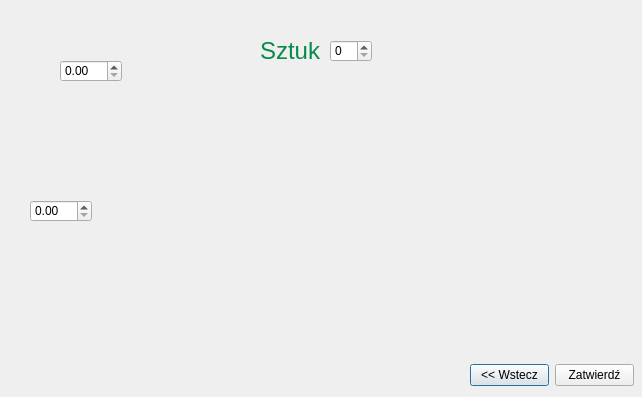
<?xml version="1.0" encoding="UTF-8"?>
<ui version="4.0">
 <class>PurlinProp</class>
 <widget class="QDialog" name="PurlinProp">
  <property name="geometry">
   <rect>
    <x>0</x>
    <y>0</y>
    <width>642</width>
    <height>397</height>
   </rect>
  </property>
  <property name="windowTitle">
   <string>Słup</string>
  </property>
  <widget class="QLabel" name="label">
   <property name="geometry">
    <rect>
     <x>-10</x>
     <y>-20</y>
     <width>655</width>
     <height>451</height>
    </rect>
   </property>
   <property name="text">
    <string/>
   </property>
   <property name="pixmap">
    <pixmap resource="../resources.qrc">:/res/PurlinPropDimensions.PNG</pixmap>
   </property>
   <property name="scaledContents">
    <bool>true</bool>
   </property>
  </widget>
  <widget class="QDoubleSpinBox" name="spinDimemsionA">
   <property name="geometry">
    <rect>
     <x>60</x>
     <y>60</y>
     <width>62</width>
     <height>22</height>
    </rect>
   </property>
  </widget>
  <widget class="QDoubleSpinBox" name="spinDimesnionB">
   <property name="geometry">
    <rect>
     <x>30</x>
     <y>200</y>
     <width>62</width>
     <height>22</height>
    </rect>
   </property>
  </widget>
  <widget class="QSpinBox" name="spinQuantity">
   <property name="geometry">
    <rect>
     <x>330</x>
     <y>40</y>
     <width>42</width>
     <height>22</height>
    </rect>
   </property>
  </widget>
  <widget class="QLabel" name="labelQuantity">
   <property name="geometry">
    <rect>
     <x>260</x>
     <y>40</y>
     <width>61</width>
     <height>21</height>
    </rect>
   </property>
   <property name="palette">
    <palette>
     <active>
      <colorrole role="WindowText">
       <brush brushstyle="SolidPattern">
        <color alpha="255">
         <red>7</red>
         <green>138</green>
         <blue>74</blue>
        </color>
       </brush>
      </colorrole>
     </active>
     <inactive>
      <colorrole role="WindowText">
       <brush brushstyle="SolidPattern">
        <color alpha="255">
         <red>7</red>
         <green>138</green>
         <blue>74</blue>
        </color>
       </brush>
      </colorrole>
     </inactive>
     <disabled>
      <colorrole role="WindowText">
       <brush brushstyle="SolidPattern">
        <color alpha="255">
         <red>120</red>
         <green>120</green>
         <blue>120</blue>
        </color>
       </brush>
      </colorrole>
     </disabled>
    </palette>
   </property>
   <property name="font">
    <font>
     <pointsize>18</pointsize>
    </font>
   </property>
   <property name="text">
    <string>Sztuk</string>
   </property>
  </widget>
  <widget class="QWidget" name="gridLayoutWidget">
   <property name="geometry">
    <rect>
     <x>470</x>
     <y>360</y>
     <width>164</width>
     <height>31</height>
    </rect>
   </property>
   <layout class="QGridLayout" name="gridLayout">
    <item row="0" column="0">
     <widget class="QPushButton" name="buttonBack">
      <property name="text">
       <string>&lt;&lt; Wstecz</string>
      </property>
     </widget>
    </item>
    <item row="0" column="1">
     <spacer name="horizontalSpacer">
      <property name="orientation">
       <enum>Qt::Horizontal</enum>
      </property>
      <property name="sizeHint" stdset="0">
       <size>
        <width>40</width>
        <height>20</height>
       </size>
      </property>
     </spacer>
    </item>
    <item row="0" column="2">
     <widget class="QPushButton" name="buttonApprove">
      <property name="text">
       <string>Zatwierdź</string>
      </property>
     </widget>
    </item>
   </layout>
  </widget>
 </widget>
 <resources>
  <include location="../resources.qrc"/>
 </resources>
 <connections/>
</ui>
